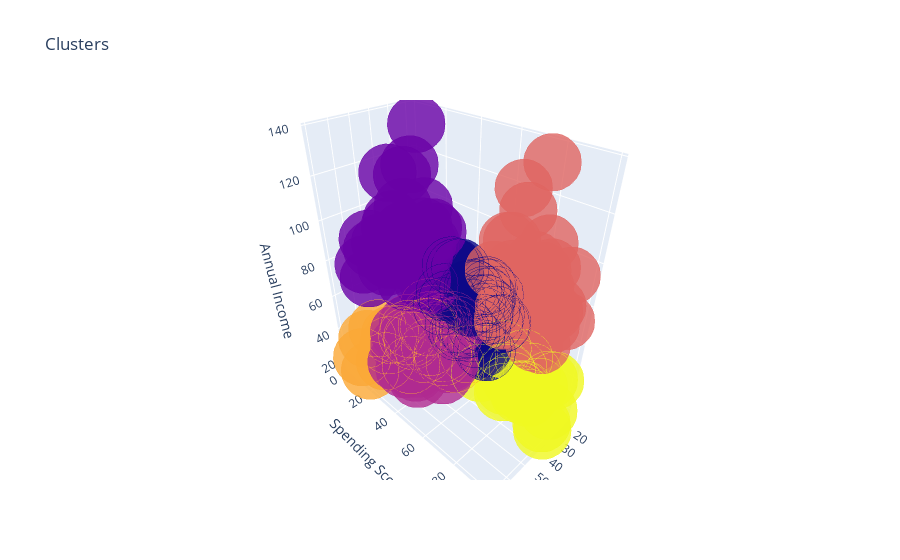

The cell this chart's notebook holds for it:
### Code cell
df['label3'] =  labels3
trace1 = go.Scatter3d(
    x= df['Age'],
    y= df['Spending Score (1-100)'],
    z= df['Annual Income (k$)'],
    mode='markers',
     marker=dict(
        color = df['label3'],
        size= 20,
        line=dict(
            color= df['label3'],
            width= 12
        ),
        opacity=0.8
     )
)
data = [trace1]
layout = go.Layout(
#     margin=dict(
#         l=0,
#         r=0,
#         b=0,
#         t=0
#     )
    title= 'Clusters',
    scene = dict(
            xaxis = dict(title  = 'Age'),
            yaxis = dict(title  = 'Spending Score'),
            zaxis = dict(title  = 'Annual Income')
        )
)
fig = go.Figure(data=data, layout=layout)
py.offline.iplot(fig)

### Figure 1 — Plotly figure (JSON) as saved in the notebook; plotly's stock layout.template omitted (floating-point values rounded to 4 significant figures; data arrays with more than 128 entries replaced by an {"elided": "..."} marker saying what was removed)
{"data": [{"marker": {"color": {"elided": "200 int values"}, "line": {"color": {"elided": "200 int values"}, "width": 12}, "opacity": 0.8, "size": 20}, "mode": "markers", "x": {"elided": "200 int values"}, "y": {"elided": "200 int values"}, "z": {"elided": "200 int values"}, "type": "scatter3d"}], "layout": {"scene": {"xaxis": {"title": {"text": "Age"}}, "yaxis": {"title": {"text": "Spending Score"}}, "zaxis": {"title": {"text": "Annual Income"}}}, "title": {"text": "Clusters"}}}
